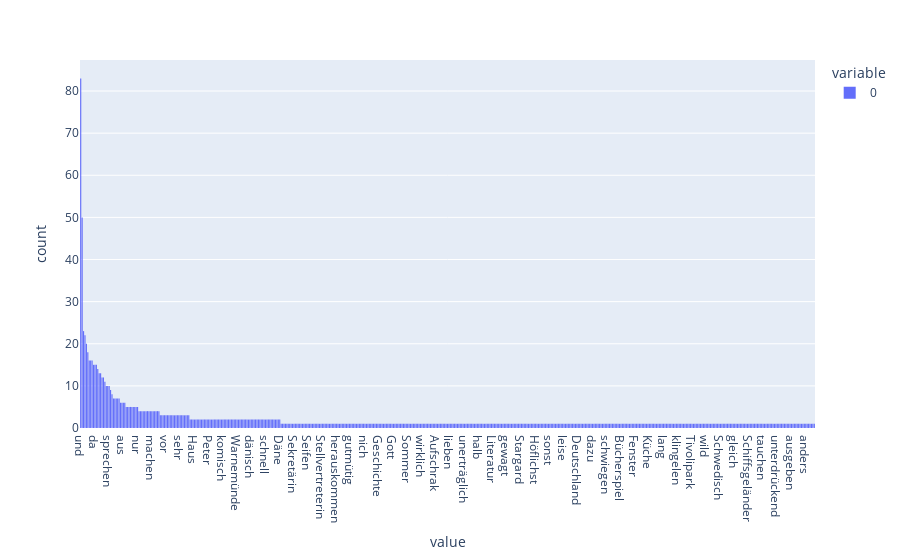

The notebook cell this image was saved under:
### Code cell
fig = px.histogram(tokens)
fig.update_xaxes(categoryorder="mean descending")

### Figure 1 — Plotly figure (JSON) as saved in the notebook; plotly's stock layout.template omitted (floating-point values rounded to 4 significant figures; data arrays with more than 128 entries replaced by an {"elided": "..."} marker saying what was removed)
{"data": [{"alignmentgroup": "True", "bingroup": "x", "hovertemplate": "variable=0<br>value=%{x}<br>count=%{y}<extra></extra>", "legendgroup": "0", "marker": {"color": "#636efa", "pattern": {"shape": ""}}, "name": "0", "offsetgroup": "0", "orientation": "v", "showlegend": true, "type": "histogram", "x": {"elided": "1162 str values"}, "xaxis": "x", "yaxis": "y"}], "layout": {"barmode": "relative", "legend": {"title": {"text": "variable"}, "tracegroupgap": 0}, "margin": {"t": 60}, "xaxis": {"anchor": "y", "categoryorder": "mean descending", "domain": [0, 1], "title": {"text": "value"}}, "yaxis": {"anchor": "x", "domain": [0, 1], "title": {"text": "count"}}}}
